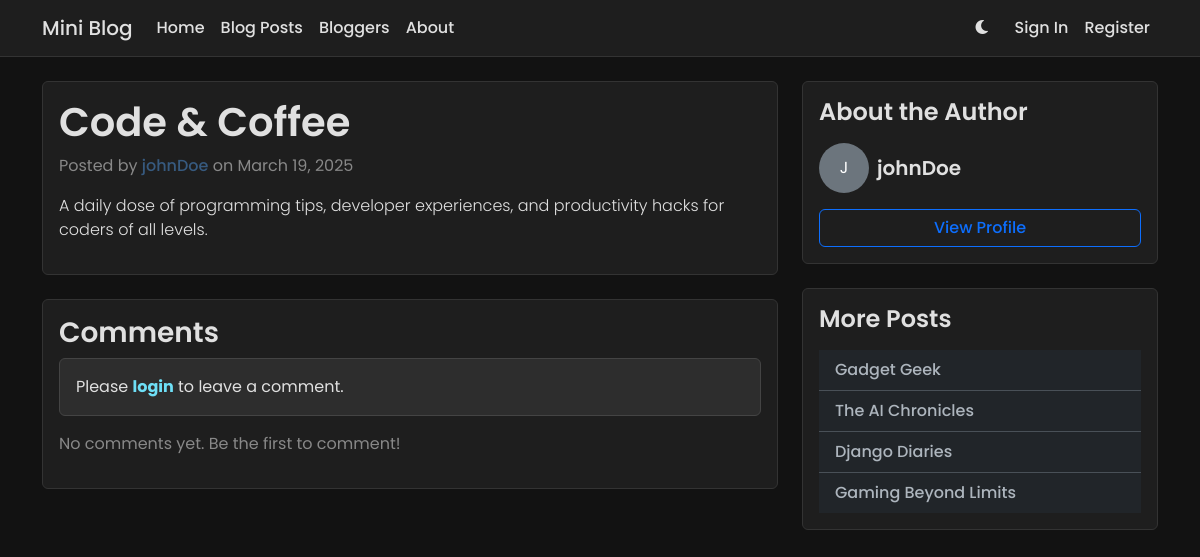
Page /blog/11/ on the committed database.
### app/models.py (models this page shows, shortened)
class BlogPost(models.Model):
    title = models.CharField(max_length=200)
    content = models.TextField()
    author = models.ForeignKey(User, on_delete=models.CASCADE, related_name='blog_posts')
    created_at = models.DateTimeField(auto_now_add=True)
    updated_at = models.DateTimeField(auto_now=True)
    class Meta:
        ordering = ['-created_at']

class User(AbstractUser):
    bio = models.TextField(max_length=500, blank=True)
    location = models.CharField(max_length=100, blank=True)
    website = models.URLField(max_length=200, blank=True)
    profile_picture = models.ImageField(upload_to='profile_pics/', null=True, blank=True)
    created_at = models.DateTimeField(auto_now_add=True)
    updated_at = models.DateTimeField(auto_now=True)

### app/views.py (the view)
# urls.py: path('blog/<int:post_id>/', views.blog_detail, name='blog_detail'),
def blog_detail(request, post_id):
    post = get_object_or_404(BlogPost, id=post_id)
    comments = post.comments.all()  # Comments are already ordered by created_at due to model Meta
    return render(request, 'blog_detail.html', {
        'post': post,
        'comments': comments
    })

### app/templates/blog_detail.html (shortened to what this page needs)
{% extends 'base.html' %}
{% block content %}
<div class="row">
    <div class="col-md-8">
        <article class="card mb-4">
            <div class="card-body">
                <h1 class="card-title">{{ post.title }}</h1>
                <p class="text-muted">
                    Posted by <a href="{% url 'blogger_detail' post.author.id %}" class="text-decoration-none">{{ post.author.username }}</a>
                    on {{ post.created_at|date:"F j, Y" }}
                </p>
                <div class="card-text">{{ post.content|linebreaks }}</div>
            </div>
        </article>
        <div class="card mb-4">
            <div class="card-body">
                <h3 class="card-title">Comments</h3>
                {% if user.is_authenticated %}
                    <div class="mb-4">
                        <a href="{% url 'create_comment' post.id %}" class="btn btn-primary">Add Comment</a>
                    </div>
                {% else %}
                    <div class="alert alert-info">
                        Please <a href="{% url 'login' %}" class="alert-link">login</a> to leave a comment.
                    </div>
                {% endif %}
                {% if comments %}
                    {% for comment in comments %}
                        <div class="card mb-3">
                            <div class="card-body">
                                <div class="d-flex justify-content-between align-items-start">
                                    <div>
                                        <h6 class="card-subtitle mb-2 text-muted">
                                            {{ comment.author.username }} on {{ comment.created_at|date:"F j, Y" }}
                                        </h6>
                                        <p class="card-text">{{ comment.content|linebreaks }}</p>
                                    </div>
                                    {% if user == comment.author or user == post.author %}
                                        <button class="btn btn-sm btn-danger delete-comment"
                                                data-comment-id="{{ comment.id }}"
                                                data-bs-toggle="modal"
                                                data-bs-target="#deleteCommentModal">
                                            <i class="bi bi-trash"></i>
                                        </button>
                                    {% endif %}
                                </div>
                            </div>
                        </div>
                    {% endfor %}
                {% else %}
                    <p class="text-muted">No comments yet. Be the first to comment!</p>
                {% endif %}
            </div>
        </div>
    </div>
    <div class="col-md-4">
        <div class="card mb-4">
            <div class="card-body">
                <h3 class="card-title h4 mb-3">About the Author</h3>
                <div class="d-flex align-items-center mb-3">
                    {% if post.author.profile_picture %}
                        <img src="{{ post.author.profile_picture.url }}" alt="{{ post.author.username }}'s profile"
                             class="rounded-circle me-2" style="width: 50px; height: 50px; object-fit: cover;">
                    {% else %}
                        <div class="rounded-circle bg-secondary me-2"
                             style="width: 50px; height: 50px; display: flex; align-items: center; justify-content: center;">
                            <span class="text-white">{{ post.author.username|first|upper }}</span>
                        </div>
                    {% endif %}
                    <div>
                        <h5 class="mb-0">{{ post.author.username }}</h5>
                    </div>
                </div>
                <a href="{% url 'blogger_detail' post.author.id %}" class="btn btn-outline-primary w-100">View Profile</a>
            </div>
        </div>
        <div class="card">
            <div class="card-body">
                <h3 class="card-title h4 mb-3">More Posts</h3>
                {% with author_posts=post.author.blog_posts.all|slice:":5" %}
                    {% if author_posts %}
                        <div class="list-group list-group-flush">
                            {% for other_post in author_posts %}
                                {% if other_post.id != post.id %}
                                    <a href="{% url 'blog_detail' other_post.id %}" class="list-group-item list-group-item-action">
                                        {{ other_post.title }}
                                    </a>
                                {% endif %}
                            {% endfor %}
                        </div>
                    {% else %}
                        <p class="text-muted mb-0">No other posts by this author.</p>
                    {% endif %}
                {% endwith %}
            </div>
        </div>
    </div>
</div>
{% endblock %}

### app/templates/base.html (style rules this page uses)
:root[data-bs-theme="dark"] { --bg-color: #121212; --text-color: #e0e0e0; --card-bg: #1e1e1e; --card-border: #333; --navbar-bg: #1e1e1e; --navbar-border: #333; --form-bg: #2d2d2d; --form-border: #444; --form-focus-border: #375a7f; --form-focus-shadow: rgba(55, 90, 127, 0.25); --toast-bg: #1e1e1e; --toast-border: #333; --toast-header-bg: #2d2d2d; --modal-bg: #1e1e1e; --modal-border: #333; --modal-header-bg: #2d2d2d; --modal-footer-bg: #2d2d2d; }
body { background-color: var(--bg-color); color: var(--text-color); font-family: 'Poppins', sans-serif; }
.card { background-color: var(--card-bg); border: 1px solid var(--card-border); font-family: 'Poppins', sans-serif; }
.card-title { color: var(--text-color); font-weight: 600; }
.card-text { color: var(--text-color); font-weight: 300; }
.text-muted { color: #888 !important; }
.alert { background-color: var(--form-bg); border-color: var(--form-border); color: var(--text-color); font-family: 'Poppins', sans-serif; }
a { color: #375a7f; text-decoration: none; font-weight: 500; }
h1, h2, h3, h4, h5, h6 { font-weight: 600; color: var(--text-color); }
.btn { font-weight: 500; }

### rows in the picture
BlogPost: title "Code & Coffee", author.username "johnDoe", created_at "March 19, 2025", content "A daily dose of programming tips, developer experiences, and productivity hacks for coders of all levels.", author.username|first "J"
BlogPost: title "Gadget Geek"
BlogPost: title "The AI Chronicles"
BlogPost: title "Django Diaries"
BlogPost: title "Gaming Beyond Limits"
